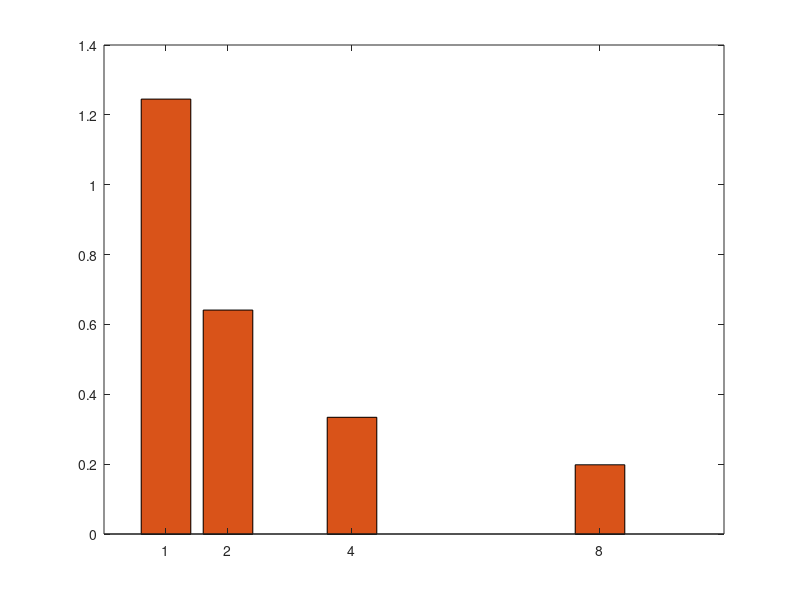

The MATLAB source for this figure: (Note: this script raises an error after producing the figure.)
% =========================================================================
% Practical 3 – Benchmark Results Plotter
% Wariara Freights Route Optimizer (OpenMP & MPI)
%
% HOW TO USE:
%   1. Run your OpenMP and MPI programs for p = 1, 2, 4, 8 (and any other
%      thread/process counts your machine supports).
%   2. Fill in the timing values you measured into the DATA INPUT section
%      below.  Every variable that starts with "omp_" is for the OpenMP
%      version; every variable that starts with "mpi_" is for MPI.
%   3. Run this script in MATLAB (R2019b or later recommended).
%      All figures are saved as high-resolution PNGs in the working
%      directory so you can drop them straight into your report.
%
% PLOTS PRODUCED:
%   Figure 1  – Execution time breakdown (Tinit / Tcomp) – OpenMP
%   Figure 2  – Execution time breakdown (Tinit / Tcomp) – MPI
%   Figure 3  – Total speedup:  OpenMP vs MPI vs ideal
%   Figure 4  – Computation speedup: OpenMP vs MPI vs ideal
%   Figure 5  – Efficiency (%):  OpenMP vs MPI
%   Figure 6  – OpenMP vs MPI total time (side-by-side bar)
% =========================================================================

clear; clc; close all;

% =========================================================================
%  DATA INPUT  ← fill these in with your measured values
% =========================================================================

% Number of threads / processes tested (must be the same list for both)
p = [1, 2, 4, 8];   % e.g. [1 2 4 8]  — edit as needed

% ----- OpenMP timing (seconds) -------------------------------------------
%   Replace the placeholder values with your actual measurements.
%   omp_tinit(k)  = initialisation time   with p(k) threads
%   omp_tcomp(k)  = computation time      with p(k) threads
omp_tinit  = [0.000120, 0.000135, 0.000148, 0.000162];
omp_tcomp  = [1.245000, 0.641000, 0.334000, 0.198000];

% ----- MPI timing (seconds) ----------------------------------------------
%   mpi_tinit(k)  = initialisation time   with p(k) processes
%   mpi_tcomp(k)  = computation time      with p(k) processes
mpi_tinit  = [0.002100, 0.002350, 0.002600, 0.002900];
mpi_tcomp  = [1.245000, 0.660000, 0.355000, 0.220000];

% =========================================================================
%  DERIVED QUANTITIES  (no editing needed below this line)
% =========================================================================

omp_ttotal = omp_tinit + omp_tcomp;
mpi_ttotal = mpi_tinit + mpi_tcomp;

% Speedup  S(p) = T(1) / T(p)
omp_speedup_total = omp_ttotal(1) ./ omp_ttotal;
mpi_speedup_total = mpi_ttotal(1) ./ mpi_ttotal;

omp_speedup_comp  = omp_tcomp(1)  ./ omp_tcomp;
mpi_speedup_comp  = mpi_tcomp(1)  ./ mpi_tcomp;

% Efficiency  E(p) = S(p) / p  × 100 %
omp_efficiency = (omp_speedup_total ./ p) * 100;
mpi_efficiency = (mpi_speedup_total ./ p) * 100;

ideal_speedup = p;   % perfect linear speedup reference

% =========================================================================
%  COLOUR PALETTE  (UCT-inspired; easy to distinguish in greyscale too)
% =========================================================================
c_omp   = [0.00, 0.45, 0.70];   % blue
c_mpi   = [0.84, 0.37, 0.00];   % orange
c_ideal = [0.47, 0.67, 0.19];   % green (dashed)
c_init  = [0.60, 0.60, 0.60];   % grey  (Tinit portion)

font_title  = 13;
font_axis   = 11;
font_legend = 10;
fig_size    = [0, 0, 720, 440];   % [x y width height] in pixels

% =========================================================================
%  FIGURE 1 – OpenMP Execution Time Breakdown (stacked bar)
% =========================================================================
fig1 = figure('Name','OpenMP Time Breakdown','Position',fig_size);

bar_data = [omp_tinit', omp_tcomp'];
b = bar(p, bar_data, 'stacked');
b(1).FaceColor = c_init;
b(2).FaceColor = c_omp;

xlabel('Number of Threads (p)', 'FontSize', font_axis);
ylabel('Time (s)',               'FontSize', font_axis);
title('OpenMP – Execution Time Breakdown (T_{init} + T_{comp})', ...
      'FontSize', font_title);
legend({'T_{init}','T_{comp}'}, 'Location','northeast', ...
       'FontSize', font_legend);
set(gca, 'XTick', p, 'FontSize', font_axis);
grid on;
saveas(fig1, 'fig1_openmp_time_breakdown.png');

% =========================================================================
%  FIGURE 2 – MPI Execution Time Breakdown (stacked bar)
% =========================================================================
fig2 = figure('Name','MPI Time Breakdown','Position',fig_size);

bar_data2 = [mpi_tinit', mpi_tcomp'];
b2 = bar(p, bar_data2, 'stacked');
b2(1).FaceColor = c_init;
b2(2).FaceColor = c_mpi;

xlabel('Number of Processes (p)', 'FontSize', font_axis);
ylabel('Time (s)',                 'FontSize', font_axis);
title('MPI – Execution Time Breakdown (T_{init} + T_{comp})', ...
      'FontSize', font_title);
legend({'T_{init}','T_{comp}'}, 'Location','northeast', ...
       'FontSize', font_legend);
set(gca, 'XTick', p, 'FontSize', font_axis);
grid on;
saveas(fig2, 'fig2_mpi_time_breakdown.png');

% =========================================================================
%  FIGURE 3 – Total Speedup: OpenMP vs MPI vs Ideal
% =========================================================================
fig3 = figure('Name','Total Speedup','Position',fig_size);

plot(p, ideal_speedup,        '--', 'Color', c_ideal, ...
     'LineWidth', 1.8, 'DisplayName','Ideal (linear)');
hold on;
plot(p, omp_speedup_total, '-o', 'Color', c_omp, ...
     'LineWidth', 2.0, 'MarkerSize', 7, 'MarkerFaceColor', c_omp, ...
     'DisplayName','OpenMP');
plot(p, mpi_speedup_total, '-s', 'Color', c_mpi, ...
     'LineWidth', 2.0, 'MarkerSize', 7, 'MarkerFaceColor', c_mpi, ...
     'DisplayName','MPI');

xlabel('Number of Threads / Processes (p)', 'FontSize', font_axis);
ylabel('Speedup  S_p = T_1 / T_p',          'FontSize', font_axis);
title('Total Speedup – OpenMP vs MPI',       'FontSize', font_title);
legend('Location','northwest', 'FontSize', font_legend);
set(gca, 'XTick', p, 'FontSize', font_axis);
xlim([min(p)-0.2, max(p)+0.2]);
ylim([0, max(p) * 1.15]);
grid on;
saveas(fig3, 'fig3_total_speedup.png');

% =========================================================================
%  FIGURE 4 – Computation Speedup: OpenMP vs MPI vs Ideal
% =========================================================================
fig4 = figure('Name','Computation Speedup','Position',fig_size);

plot(p, ideal_speedup,       '--', 'Color', c_ideal, ...
     'LineWidth', 1.8, 'DisplayName','Ideal (linear)');
hold on;
plot(p, omp_speedup_comp, '-o', 'Color', c_omp, ...
     'LineWidth', 2.0, 'MarkerSize', 7, 'MarkerFaceColor', c_omp, ...
     'DisplayName','OpenMP');
plot(p, mpi_speedup_comp, '-s', 'Color', c_mpi, ...
     'LineWidth', 2.0, 'MarkerSize', 7, 'MarkerFaceColor', c_mpi, ...
     'DisplayName','MPI');

xlabel('Number of Threads / Processes (p)', 'FontSize', font_axis);
ylabel('Computation Speedup  S_{comp}',      'FontSize', font_axis);
title('Computation Speedup – OpenMP vs MPI', 'FontSize', font_title);
legend('Location','northwest', 'FontSize', font_legend);
set(gca, 'XTick', p, 'FontSize', font_axis);
xlim([min(p)-0.2, max(p)+0.2]);
ylim([0, max(p) * 1.15]);
grid on;
saveas(fig4, 'fig4_computation_speedup.png');

% =========================================================================
%  FIGURE 5 – Parallel Efficiency: OpenMP vs MPI
% =========================================================================
fig5 = figure('Name','Parallel Efficiency','Position',fig_size);

yline(100, '--', 'Color', c_ideal, 'LineWidth', 1.8, ...
      'DisplayName','Ideal (100%)');
hold on;
plot(p, omp_efficiency, '-o', 'Color', c_omp, ...
     'LineWidth', 2.0, 'MarkerSize', 7, 'MarkerFaceColor', c_omp, ...
     'DisplayName','OpenMP');
plot(p, mpi_efficiency, '-s', 'Color', c_mpi, ...
     'LineWidth', 2.0, 'MarkerSize', 7, 'MarkerFaceColor', c_mpi, ...
     'DisplayName','MPI');

xlabel('Number of Threads / Processes (p)', 'FontSize', font_axis);
ylabel('Efficiency  E_p = S_p / p  (%)',    'FontSize', font_axis);
title('Parallel Efficiency – OpenMP vs MPI','FontSize', font_title);
legend('Location','northeast', 'FontSize', font_legend);
set(gca, 'XTick', p, 'FontSize', font_axis);
xlim([min(p)-0.2, max(p)+0.2]);
ylim([0, 120]);
grid on;
saveas(fig5, 'fig5_efficiency.png');

% =========================================================================
%  FIGURE 6 – OpenMP vs MPI Total Time (grouped bar)
% =========================================================================
fig6 = figure('Name','OpenMP vs MPI Total Time','Position',fig_size);

bar_data6 = [omp_ttotal', mpi_ttotal'];
b6 = bar(p, bar_data6, 'grouped');
b6(1).FaceColor = c_omp;
b6(2).FaceColor = c_mpi;

xlabel('Number of Threads / Processes (p)', 'FontSize', font_axis);
ylabel('Total Time  T_{total}  (s)',         'FontSize', font_axis);
title('Total Execution Time – OpenMP vs MPI','FontSize', font_title);
legend({'OpenMP','MPI'}, 'Location','northeast', 'FontSize', font_legend);
set(gca, 'XTick', p, 'FontSize', font_axis);
grid on;
saveas(fig6, 'fig6_openmp_vs_mpi_total_time.png');

% =========================================================================
%  CONSOLE SUMMARY TABLE
% =========================================================================
fprintf('\n========================================================\n');
fprintf('  Benchmark Summary\n');
fprintf('========================================================\n');
fprintf('%-6s | %-12s %-12s | %-12s %-12s\n', ...
        'p', 'OMP Ttotal','OMP Spdp','MPI Ttotal','MPI Spdp');
fprintf('-------+-------------------------+------------------------\n');
for k = 1:numel(p)
    fprintf('%-6d | %-12.6f %-12.4f | %-12.6f %-12.4f\n', ...
        p(k), omp_ttotal(k), omp_speedup_total(k), ...
              mpi_ttotal(k), mpi_speedup_total(k));
end
fprintf('========================================================\n\n');

fprintf('Computation speedup:\n');
fprintf('%-6s | %-14s | %-14s\n','p','OMP Scomp','MPI Scomp');
fprintf('-------+----------------+----------------\n');
for k = 1:numel(p)
    fprintf('%-6d | %-14.4f | %-14.4f\n', ...
        p(k), omp_speedup_comp(k), mpi_speedup_comp(k));
end
fprintf('\n');

fprintf('Efficiency:\n');
fprintf('%-6s | %-14s | %-14s\n','p','OMP Eff (%)','MPI Eff (%)');
fprintf('-------+----------------+----------------\n');
for k = 1:numel(p)
    fprintf('%-6d | %-14.2f | %-14.2f\n', ...
        p(k), omp_efficiency(k), mpi_efficiency(k));
end
fprintf('\n');

fprintf('All figures saved as PNG in the current working directory.\n');
